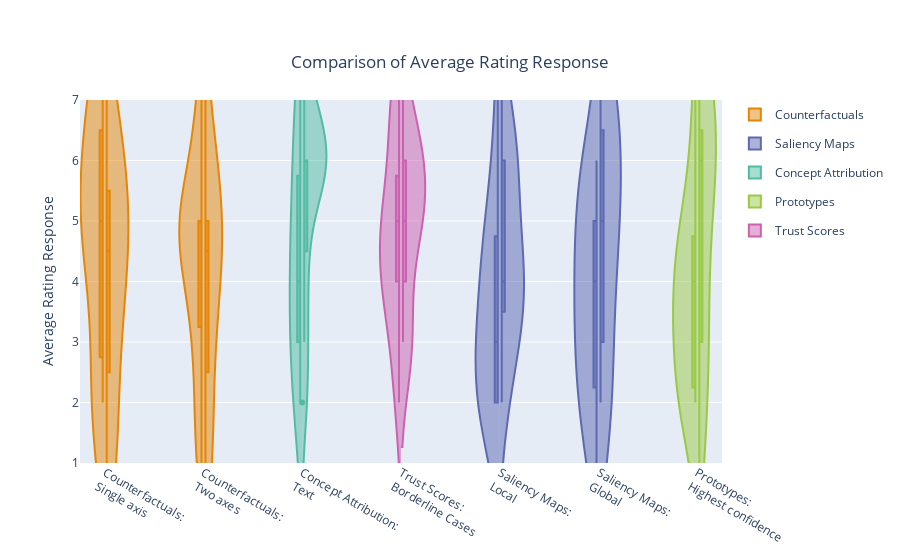

Notebook source saved alongside this figure:
### Code cell
filter_1 = lambda df: df.userProfiling_position.str.startswith("Consultant")
filter_2 = lambda df: ~df.userProfiling_position.str.startswith("Consultant")

boxPlotDF(
    full_df, "Comparison of Average Rating Response", 
    plotly.colors.qualitative.Vivid, # type: ignore
    filter_neg=filter_1,
    filter_pos=filter_2,
    web_display=True,
    )

### Figure 1 — Plotly figure (JSON) as saved in the notebook; plotly's stock layout.template omitted (floating-point values rounded to 4 significant figures)
{"data": [{"box": {"visible": true}, "legendgroup": "Counterfactuals", "marker": {"color": "rgb(229, 134, 6)"}, "name": "Counterfactuals:<br>Single axis", "showlegend": false, "side": "negative", "type": "violin", "y": [7, 5, 5, 5, 5, 2, 7, 2, 7, 2, 5]}, {"box": {"visible": true}, "legendgroup": "Counterfactuals", "marker": {"color": "rgb(229, 134, 6)"}, "name": "Counterfactuals:<br>Single axis", "showlegend": false, "side": "positive", "type": "violin", "y": [6, 7, 5, 5, 1, 2, 3, 1, 4, 6, 4, 5]}, {"box": {"visible": true}, "legendgroup": "Counterfactuals", "marker": {"color": "rgb(229, 134, 6)"}, "name": "Counterfactuals:<br>Two axes", "showlegend": false, "side": "negative", "type": "violin", "y": [6, 4, 4, 5, 5, 3, 5, 2, 7, 1, 5]}, {"box": {"visible": true}, "legendgroup": "Counterfactuals", "marker": {"color": "rgb(229, 134, 6)"}, "name": "Counterfactuals:<br>Two axes", "showlegend": false, "side": "positive", "type": "violin", "y": [5, 6, 5, 7, 2, 1, 3, 1, 5, 4, 4, 5]}, {"box": {"visible": true}, "legendgroup": "Concept Attribution", "marker": {"color": "rgb(82, 188, 163)"}, "name": "Concept Attribution:<br>Text", "showlegend": false, "side": "negative", "type": "violin", "y": [4, 3, 3, 5, 4, 5, 2, 2, 7, 7, 6]}, {"box": {"visible": true}, "legendgroup": "Concept Attribution", "marker": {"color": "rgb(82, 188, 163)"}, "name": "Concept Attribution:<br>Text", "showlegend": false, "side": "positive", "type": "violin", "y": [6, 7, 6, 7, 2, 4, 3, 5, 6, 6, 6, 6]}, {"box": {"visible": true}, "legendgroup": "Trust Scores", "marker": {"color": "rgb(204, 97, 176)"}, "name": "Trust Scores:<br>Borderline Cases", "showlegend": false, "side": "negative", "type": "violin", "y": [5, 2, 6, 4, 4, 5, 7, 3, 7, 5, 4]}, {"box": {"visible": true}, "legendgroup": "Trust Scores", "marker": {"color": "rgb(204, 97, 176)"}, "name": "Trust Scores:<br>Borderline Cases", "showlegend": false, "side": "positive", "type": "violin", "y": [6, 3, 6, 6, 5, 5, 3, 5, 7, 5, 6, 3]}, {"box": {"visible": true}, "legendgroup": "Saliency Maps", "marker": {"color": "rgb(93, 105, 177)"}, "name": "Saliency Maps:<br>Local", "showlegend": false, "side": "negative", "type": "violin", "y": [5, 2, 4, 7, 2, 2, 3, 2, 4, 3, 5]}, {"box": {"visible": true}, "legendgroup": "Saliency Maps", "marker": {"color": "rgb(93, 105, 177)"}, "name": "Saliency Maps:<br>Local", "showlegend": false, "side": "positive", "type": "violin", "y": [5, 4, 4, 6, 3, 6, 4, 2, 7, 3, 6, 4]}, {"box": {"visible": true}, "legendgroup": "Saliency Maps", "marker": {"color": "rgb(93, 105, 177)"}, "name": "Saliency Maps:<br>Global", "showlegend": false, "side": "negative", "type": "violin", "y": [6, 1, 2, 5, 4, 3, 6, 2, 4, 3, 5]}, {"box": {"visible": true}, "legendgroup": "Saliency Maps", "marker": {"color": "rgb(93, 105, 177)"}, "name": "Saliency Maps:<br>Global", "showlegend": false, "side": "positive", "type": "violin", "y": [6, 7, 5, 6, 4, 5, 4, 2, 7, 2, 7, 2]}, {"box": {"visible": true}, "legendgroup": "Prototypes", "marker": {"color": "rgb(153, 201, 69)"}, "name": "Prototypes:<br>Highest confidence", "showlegend": false, "side": "negative", "type": "violin", "y": [7, 3, 5, 5, 2, 2, 3, 2, 4, 4, 4]}, {"box": {"visible": true}, "legendgroup": "Prototypes", "marker": {"color": "rgb(153, 201, 69)"}, "name": "Prototypes:<br>Highest confidence", "showlegend": false, "side": "positive", "type": "violin", "y": [6, 7, 7, 7, 2, 4, 3, 1, 6, 6, 6, 3]}, {"legendgroup": "Counterfactuals", "marker": {"color": "rgb(229, 134, 6)"}, "name": "Counterfactuals", "showlegend": true, "type": "violin", "y": [null]}, {"legendgroup": "Saliency Maps", "marker": {"color": "rgb(93, 105, 177)"}, "name": "Saliency Maps", "showlegend": true, "type": "violin", "y": [null]}, {"legendgroup": "Concept Attribution", "marker": {"color": "rgb(82, 188, 163)"}, "name": "Concept Attribution", "showlegend": true, "type": "violin", "y": [null]}, {"legendgroup": "Prototypes", "marker": {"color": "rgb(153, 201, 69)"}, "name": "Prototypes", "showlegend": true, "type": "violin", "y": [null]}, {"legendgroup": "Trust Scores", "marker": {"color": "rgb(204, 97, 176)"}, "name": "Trust Scores", "showlegend": true, "type": "violin", "y": [null]}], "layout": {"showlegend": true, "title": {"text": "Comparison of Average Rating Response", "x": 0.5, "y": 0.9}, "yaxis": {"dtick": 1, "range": [1, 7], "title": {"text": "Average Rating Response"}}}}
